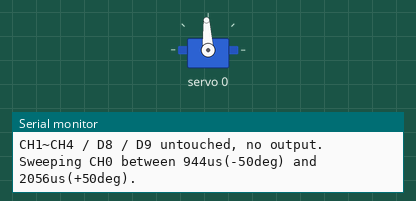
A sketch run on a simulated Arduino Uno, built for the host (arithmetic inside an expression is 32-bit, double 64-bit). Parts: servo, the last lines printed to the serial monitor.

Above: at 0.07 s.
At 9.61 s:
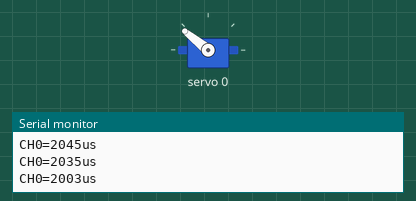
At 19.95 s:
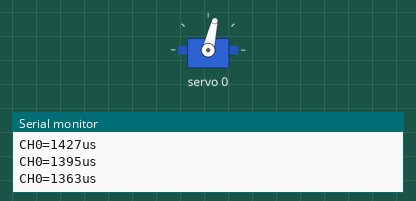
At 39.9 s:
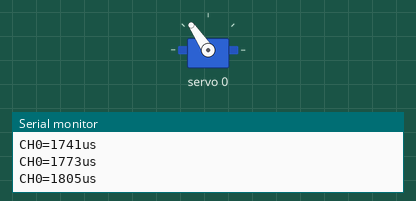
Timing chart, 0 to 40.0 s (numbered marks = the images above):
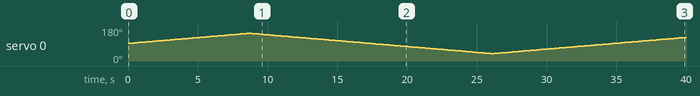

Measured:
- by itself, servo 0: 93° → 94° at 0.13 s, → 95° 0.16 s later, → 96° 0.16 s later, → 97° 0.17 s later, … (248 changes in this stretch)

The sketch:

bmduino_pca9685_wire1_servo_center.ino
```cpp
// 銜接 bmduino_wire1_i2c_scan 的下一步驗證：確認 PCA9685 換接到 BMCOM1(Wire1)
// 之後，實際輸出 PWM 也正常、servo 真的會動。只驅動 CH0(前輪轉向 servo)，
// 其餘 CH1~CH4(馬達方向)、D8/D9(馬達轉速 PWM)完全不設定、不輸出，
// 避免還沒確認馬達驅動板接線前就誤動作。
//
// 動作方式：CH0 在 944us~2056us 之間緩慢來回掃動，這個範圍對應
// bmduino_car_control.ino 目前的轉向安全上限 ±50°（同一個 map()，
// STEER_MIN_US/MAX_US=500/2500 對應 -90~90，50°處算出來就是這個值），
// 不會超出實車轉向連桿目前驗證過的安全角度。每一步只移動1us、間隔15ms，
// 讓動作看起來平滑、也比較不會對還沒確認妥當的連桿/機構造成衝擊。
//
// 確認流程都沒問題後，才把這裡的 Wire1 建構子搬回正式版
// bmduino_car_control.ino。

#include <Arduino.h>
#include <Wire.h>
#include <Adafruit_PWMServoDriver.h>

Adafruit_PWMServoDriver pwm = Adafruit_PWMServoDriver(0x40, Wire1);

const uint8_t CH_STEER = 0;
const uint16_t STEER_CENTER_US = 1500;  // 中立點，跟 bmduino_car_control.ino 一致
const uint16_t STEER_MIN_US = 944;      // 對應 -50°（安全上限）
const uint16_t STEER_MAX_US = 2056;     // 對應 +50°（安全上限）
const uint16_t STEP_US = 1;
const uint16_t STEP_DELAY_MS = 15;

uint16_t currentUs = STEER_CENTER_US;
int8_t direction = 1;  // 1=往MAX走，-1=往MIN走

void setup() {
  Serial.begin(115200);
  Wire1.begin();
  pwm.begin();
  pwm.setPWMFreq(50);

  pwm.writeMicroseconds(CH_STEER, currentUs);

  Serial.println(F("CH0 servo sweep test via Wire1 (BMCOM1)."));
  Serial.println(F("CH1~CH4 / D8 / D9 untouched, no output."));
  Serial.println(F("Sweeping CH0 between 944us(-50deg) and 2056us(+50deg)."));
}

void loop() {
  currentUs += direction * STEP_US;
  if (currentUs >= STEER_MAX_US) {
    currentUs = STEER_MAX_US;
    direction = -1;
  } else if (currentUs <= STEER_MIN_US) {
    currentUs = STEER_MIN_US;
    direction = 1;
  }

  pwm.writeMicroseconds(CH_STEER, currentUs);

  static uint32_t lastPrint = 0;
  if (millis() - lastPrint >= 500) {
    lastPrint = millis();
    Serial.print(F("CH0="));
    Serial.print(currentUs);
    Serial.println(F("us"));
  }

  delay(STEP_DELAY_MS);
}
```
